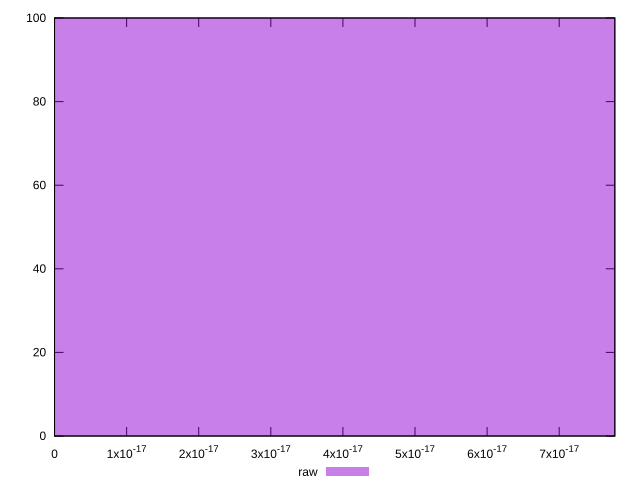

This chart was generated by the following gnuplot code:
reset

$raw <<EOF
0 100
EOF

set key outside below
set boxwidth 1e-12
set xrange [0:7.771561172376095e-17]
set yrange [0:100]
set trange [0:100]
set style fill transparent solid 0.5 noborder
set terminal svg size 640, 490 enhanced background rgb 'white'
set output "reports/report_00032_2021-02-25T10-28-15.087Z/meta/score-difference/samples/music/raw/histogram.svg"

plot $raw title "raw" with boxes

reset
